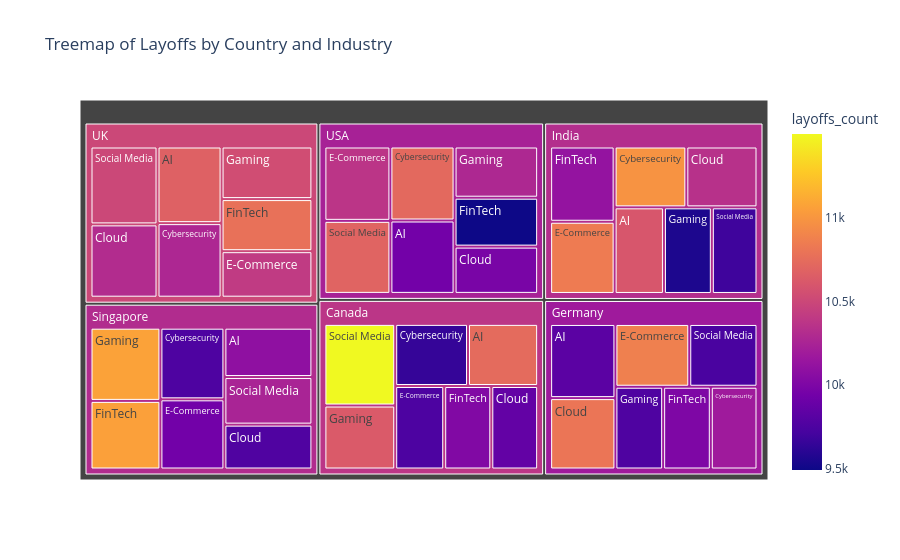

The notebook cell this image was saved under:
### Markdown cell above
### 7. Treemap

### Code cell
import plotly.express as px

fig = px.treemap(
    df,
    path=["country", "industry"],
    values="layoffs_count",
    color="layoffs_count",
    hover_data=["company_name"],
    title="Treemap of Layoffs by Country and Industry"
)

fig.show()

### Figure 1 — Plotly figure (JSON) as saved in the notebook; plotly's stock layout.template omitted (floating-point values rounded to 4 significant figures)
{"data": [{"branchvalues": "total", "customdata": [["(?)", 10090.0], ["(?)", 10740.0], ["(?)", 10730.0], ["(?)", 10280.0], ["(?)", 10540.0], ["(?)", 9494.0], ["(?)", 11070.0], ["(?)", 10310.0], ["(?)", 9690.0], ["(?)", 10500.0], ["(?)", 9864.0], ["(?)", 10120.0], ["(?)", 10410.0], ["(?)", 10280.0], ["(?)", 10680.0], ["(?)", 9554.0], ["(?)", 9738.0], ["(?)", 9754.0], ["(?)", 9649.0], ["(?)", 9943.0], ["(?)", 10990.0], ["(?)", 9824.0], ["(?)", 10810.0], ["(?)", 10000.0], ["(?)", 11500.0], ["(?)", 10600.0], ["(?)", 10250.0], ["(?)", 9761.0], ["(?)", 11060.0], ["(?)", 9938.0], ["(?)", 10630.0], ["(?)", 10870.0], ["(?)", 10370.0], ["(?)", 10340.0], ["(?)", 10700.0], ["(?)", 9757.0], ["(?)", 9766.0], ["(?)", 10020.0], ["(?)", 10780.0], ["(?)", 10840.0], ["(?)", 10180.0], ["(?)", 9977.0], ["(?)", 10310.0], ["(?)", 10370.0], ["(?)", 10240.0], ["(?)", 10500.0], ["(?)", 10320.0], ["(?)", 10180.0]], "domain": {"x": [0, 1], "y": [0, 1]}, "hovertemplate": "labels=%{label}<br>layoffs_count_sum=%{value}<br>parent=%{parent}<br>id=%{id}<br>company_name=%{customdata[0]}<br>layoffs_count=%{color}<extra></extra>", "ids": ["Singapore/AI", "Canada/AI", "USA/Cybersecurity", "USA/Gaming", "UK/Gaming", "USA/FinTech", "Singapore/Gaming", "UK/Cloud", "India/Social Media", "UK/Social Media", "Canada/Cloud", "India/FinTech", "UK/E-Commerce", "UK/Cybersecurity", "UK/AI", "India/Gaming", "Germany/Social Media", "Canada/E-Commerce", "Canada/Cybersecurity", "USA/AI", "India/Cybersecurity", "Germany/AI", "Germany/Cloud", "Germany/FinTech", "Canada/Social Media", "India/AI", "Singapore/Social Media", "Germany/Gaming", "Singapore/FinTech", "Singapore/E-Commerce", "Canada/Gaming", "Germany/E-Commerce", "USA/E-Commerce", "India/Cloud", "USA/Social Media", "Singapore/Cybersecurity", "Singapore/Cloud", "Canada/FinTech", "UK/FinTech", "India/E-Commerce", "Germany/Cybersecurity", "USA/Cloud", "Singapore", "Canada", "USA", "UK", "India", "Germany"], "labels": ["AI", "AI", "Cybersecurity", "Gaming", "Gaming", "FinTech", "Gaming", "Cloud", "Social Media", "Social Media", "Cloud", "FinTech", "E-Commerce", "Cybersecurity", "AI", "Gaming", "Social Media", "E-Commerce", "Cybersecurity", "AI", "Cybersecurity", "AI", "Cloud", "FinTech", "Social Media", "AI", "Social Media", "Gaming", "FinTech", "E-Commerce", "Gaming", "E-Commerce", "E-Commerce", "Cloud", "Social Media", "Cybersecurity", "Cloud", "FinTech", "FinTech", "E-Commerce", "Cybersecurity", "Cloud", "Singapore", "Canada", "USA", "UK", "India", "Germany"], "marker": {"coloraxis": "coloraxis", "colors": [10090.0, 10740.0, 10730.0, 10280.0, 10540.0, 9494.0, 11070.0, 10310.0, 9690.0, 10500.0, 9864.0, 10120.0, 10410.0, 10280.0, 10680.0, 9554.0, 9738.0, 9754.0, 9649.0, 9943.0, 10990.0, 9824.0, 10810.0, 10000.0, 11500.0, 10600.0, 10250.0, 9761.0, 11060.0, 9938.0, 10630.0, 10870.0, 10370.0, 10340.0, 10700.0, 9757.0, 9766.0, 10020.0, 10780.0, 10840.0, 10180.0, 9977.0, 10310.0, 10370.0, 10240.0, 10500.0, 10320.0, 10180.0]}, "name": "", "parents": ["Singapore", "Canada", "USA", "USA", "UK", "USA", "Singapore", "UK", "India", "UK", "Canada", "India", "UK", "UK", "UK", "India", "Germany", "Canada", "Canada", "USA", "India", "Germany", "Germany", "Germany", "Canada", "India", "Singapore", "Germany", "Singapore", "Singapore", "Canada", "Germany", "USA", "India", "USA", "Singapore", "Singapore", "Canada", "UK", "India", "Germany", "USA", "", "", "", "", "", ""], "type": "treemap", "values": [1391000.0, 1391000.0, 1514000.0, 1364000.0, 1513000.0, 1303000.0, 1639000.0, 1557000.0, 1263000.0, 1653000.0, 1249000.0, 1550000.0, 1338000.0, 1513000.0, 1555000.0, 1325000.0, 1371000.0, 1307000.0, 1444000.0, 1501000.0, 1393000.0, 1549000.0, 1491000.0, 1262000.0, 1847000.0, 1364000.0, 1341000.0, 1264000.0, 1536000.0, 1438000.0, 1447000.0, 1484000.0, 1564000.0, 1382000.0, 1537000.0, 1468000.0, 1265000.0, 1257000.0, 1499000.0, 1487000.0, 1237000.0, 1259000.0, 10080000.0, 9943000.0, 10040000.0, 10630000.0, 9763000.0, 9658000.0]}], "layout": {"coloraxis": {"colorbar": {"title": {"text": "layoffs_count"}}, "colorscale": [[0, "#0d0887"], [0.1111, "#46039f"], [0.2222, "#7201a8"], [0.3333, "#9c179e"], [0.4444, "#bd3786"], [0.5556, "#d8576b"], [0.6667, "#ed7953"], [0.7778, "#fb9f3a"], [0.8889, "#fdca26"], [1, "#f0f921"]]}, "legend": {"tracegroupgap": 0}, "title": {"text": "Treemap of Layoffs by Country and Industry"}}}
